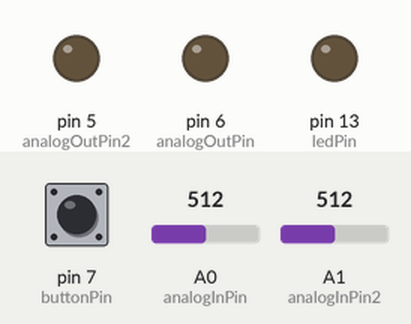
Recording of a sketch running on a simulated Arduino Uno, built with avr-gcc and run on an emulated ATmega328P. Parts: output pins drawn as LEDs (lit = HIGH). The test bench sets the inputs (shaded band); at power-on: pin 7 (buttonPin) LOW, A0 (analogInPin) = 512, A1 (analogInPin2) = 512.

Above: at 1.2 s.
1.3 s: pin 7 (buttonPin) pulled HIGH for 0.15 s
At 2.0 s:
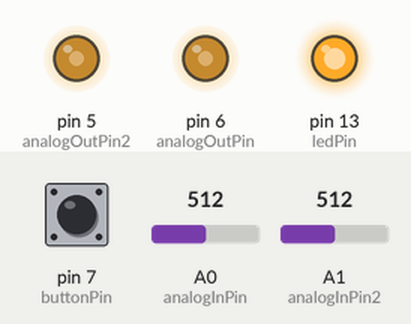
2.9 s: A0 (analogInPin) set to 716
At 3.7 s:
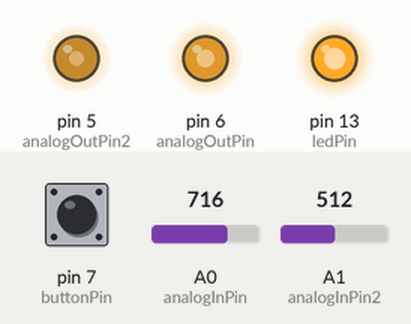
4.4 s: A1 (analogInPin2) set to 716
At 4.8 s:
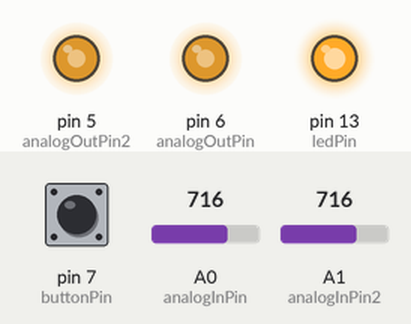
5.9 s: A0 (analogInPin) set to 900
At 7.1 s:
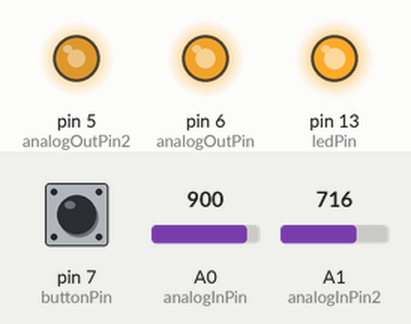
7.4 s: A1 (analogInPin2) set to 900
At 8.3 s:
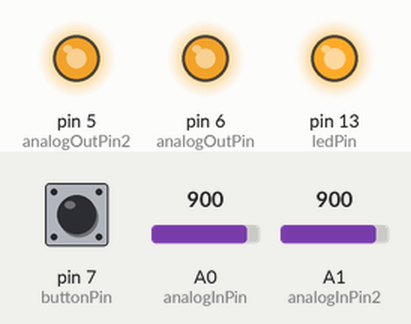
8.9 s: pin 7 (buttonPin) pulled HIGH for 1 s
At 10.0 s:
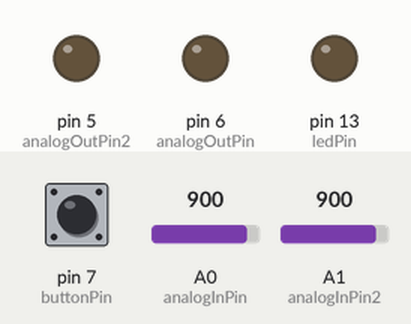
Timing chart, 0 to 11.9 s (numbered marks = the images above; inputs shaded):
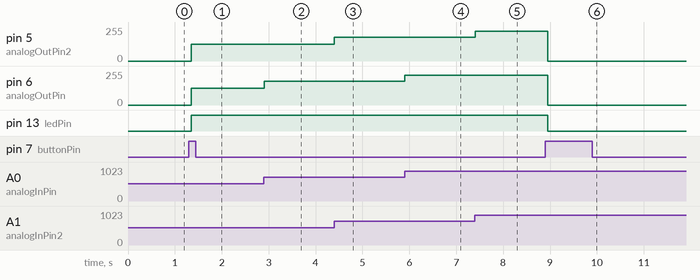

The sketch:

control.ino
```cpp
const int buttonPin = 7;
const int ledPin = LED_BUILTIN;
const int analogInPin = A0;
const int analogInPin2 = A1;
const int analogOutPin = 6;
const int analogOutPin2 = 5;

int ledState = LOW;
int buttonState;
int lastButtonState = LOW;
int sensorValue = 0;
int outputValue = 0;
int sensorValue2 = 0;
int outputValue2 = 0;
int outputState = LOW;

unsigned long lastDebounceTime = 0;
unsigned long debounceDelay = 50;
unsigned long lastPotTime = 0;
unsigned long potDelay = 2;

void setup() {
  pinMode(buttonPin, INPUT);
  pinMode(ledPin, OUTPUT);

  // set initial LED state
  digitalWrite(ledPin, ledState);
}

void loop() {
  int reading = digitalRead(buttonPin);
  if (reading != lastButtonState) {
    // reset the debouncing timer
    lastDebounceTime = millis();
  }

  if ((millis() - lastDebounceTime) > debounceDelay) {
    // if the button state has changed:
    if (reading != buttonState) {
      buttonState = reading;

      // only toggle the LED if the new button state is HIGH
      if (buttonState == HIGH) {
        ledState = !ledState;
        outputState = ledState;
      }

      digitalWrite(ledPin, ledState);
    }
  }

  lastButtonState = reading;

  // Process the pots
  if ((millis() - lastPotTime) > potDelay) {
    if (outputState) {
      sensorValue = analogRead(analogInPin);
      sensorValue2 = analogRead(analogInPin2);

      outputValue = map(sensorValue, 0, 1023, 0, 255);
      analogWrite(analogOutPin, outputValue);
      outputValue2 = map(sensorValue2, 0, 1023, 0, 255);
      analogWrite(analogOutPin2, outputValue2);
    } else {
      analogWrite(analogOutPin, 0);
      analogWrite(analogOutPin2, 0);
    }

    lastPotTime = millis();
  }
}
```

Measured:
- after the input at 1.3 s, pin 5 (analogOutPin2), pin 6 (analogOutPin): 0/255 → 127/255 after 0.05 s; pin 13 (ledPin): LOW → HIGH after 0.05 s
- after the input at 2.9 s, pin 6 (analogOutPin): 127/255 → 178/255 at once
- after the input at 4.4 s, pin 5 (analogOutPin2): 127/255 → 178/255 at once
- after the input at 5.9 s, pin 6 (analogOutPin): 178/255 → 224/255 at once
- after the input at 7.4 s, pin 5 (analogOutPin2): 178/255 → 224/255 at once
- after the input at 8.9 s, pin 5 (analogOutPin2), pin 6 (analogOutPin): 224/255 → 0/255 after 0.05 s; pin 13 (ledPin): HIGH → LOW after 0.05 s
